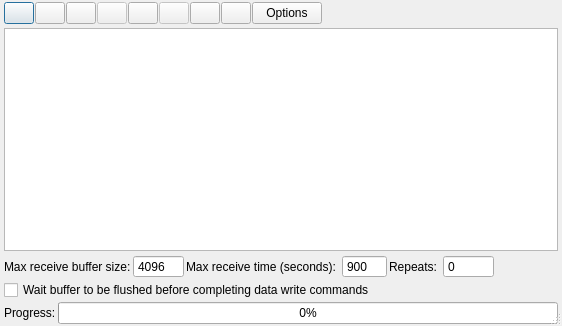
<?xml version="1.0" encoding="UTF-8"?>
<ui version="4.0">
 <class>UwxScripting</class>
 <widget class="QDialog" name="UwxScripting">
  <property name="geometry">
   <rect>
    <x>0</x>
    <y>0</y>
    <width>562</width>
    <height>326</height>
   </rect>
  </property>
  <property name="sizePolicy">
   <sizepolicy hsizetype="Minimum" vsizetype="Minimum">
    <horstretch>0</horstretch>
    <verstretch>0</verstretch>
   </sizepolicy>
  </property>
  <property name="windowTitle">
   <string>Scripting</string>
  </property>
  <property name="sizeGripEnabled">
   <bool>true</bool>
  </property>
  <layout class="QVBoxLayout" name="verticalLayout">
   <property name="spacing">
    <number>2</number>
   </property>
   <property name="leftMargin">
    <number>4</number>
   </property>
   <property name="topMargin">
    <number>2</number>
   </property>
   <property name="rightMargin">
    <number>4</number>
   </property>
   <property name="bottomMargin">
    <number>2</number>
   </property>
   <item>
    <widget class="QWidget" name="centralwidget" native="true">
     <layout class="QVBoxLayout" name="verticalLayout_2">
      <property name="spacing">
       <number>4</number>
      </property>
      <property name="leftMargin">
       <number>0</number>
      </property>
      <property name="topMargin">
       <number>0</number>
      </property>
      <property name="rightMargin">
       <number>0</number>
      </property>
      <property name="bottomMargin">
       <number>2</number>
      </property>
      <item>
       <layout class="QHBoxLayout" name="horizontalLayout">
        <property name="spacing">
         <number>1</number>
        </property>
        <item>
         <widget class="QPushButton" name="btn_Load">
          <property name="maximumSize">
           <size>
            <width>30</width>
            <height>16777215</height>
           </size>
          </property>
          <property name="toolTip">
           <string>Load script</string>
          </property>
          <property name="statusTip">
           <string/>
          </property>
          <property name="whatsThis">
           <string/>
          </property>
          <property name="accessibleDescription">
           <string/>
          </property>
          <property name="text">
           <string/>
          </property>
         </widget>
        </item>
        <item>
         <widget class="QPushButton" name="btn_Save">
          <property name="maximumSize">
           <size>
            <width>30</width>
            <height>16777215</height>
           </size>
          </property>
          <property name="toolTip">
           <string>Save script</string>
          </property>
          <property name="statusTip">
           <string/>
          </property>
          <property name="text">
           <string/>
          </property>
         </widget>
        </item>
        <item>
         <widget class="QPushButton" name="btn_Compile">
          <property name="maximumSize">
           <size>
            <width>30</width>
            <height>16777215</height>
           </size>
          </property>
          <property name="toolTip">
           <string>Compile script to check for errors</string>
          </property>
          <property name="text">
           <string/>
          </property>
         </widget>
        </item>
        <item>
         <widget class="QPushButton" name="btn_Run">
          <property name="enabled">
           <bool>false</bool>
          </property>
          <property name="maximumSize">
           <size>
            <width>30</width>
            <height>16777215</height>
           </size>
          </property>
          <property name="toolTip">
           <string>Run script</string>
          </property>
          <property name="text">
           <string/>
          </property>
         </widget>
        </item>
        <item>
         <widget class="QPushButton" name="btn_Pause">
          <property name="enabled">
           <bool>true</bool>
          </property>
          <property name="maximumSize">
           <size>
            <width>30</width>
            <height>16777215</height>
           </size>
          </property>
          <property name="toolTip">
           <string>Pause execution</string>
          </property>
          <property name="text">
           <string/>
          </property>
          <property name="checkable">
           <bool>true</bool>
          </property>
         </widget>
        </item>
        <item>
         <widget class="QPushButton" name="btn_Stop">
          <property name="enabled">
           <bool>false</bool>
          </property>
          <property name="maximumSize">
           <size>
            <width>30</width>
            <height>16777215</height>
           </size>
          </property>
          <property name="toolTip">
           <string>Stop execution</string>
          </property>
          <property name="text">
           <string/>
          </property>
         </widget>
        </item>
        <item>
         <widget class="QPushButton" name="btn_Clear">
          <property name="enabled">
           <bool>true</bool>
          </property>
          <property name="maximumSize">
           <size>
            <width>30</width>
            <height>16777215</height>
           </size>
          </property>
          <property name="toolTip">
           <string>Clear editor</string>
          </property>
          <property name="text">
           <string/>
          </property>
          <property name="checkable">
           <bool>false</bool>
          </property>
         </widget>
        </item>
        <item>
         <widget class="QPushButton" name="btn_Help">
          <property name="maximumSize">
           <size>
            <width>30</width>
            <height>16777215</height>
           </size>
          </property>
          <property name="toolTip">
           <string>Help</string>
          </property>
          <property name="text">
           <string/>
          </property>
         </widget>
        </item>
        <item>
         <widget class="QPushButton" name="btn_Options">
          <property name="minimumSize">
           <size>
            <width>60</width>
            <height>0</height>
           </size>
          </property>
          <property name="maximumSize">
           <size>
            <width>70</width>
            <height>16777215</height>
           </size>
          </property>
          <property name="text">
           <string>Options</string>
          </property>
         </widget>
        </item>
        <item>
         <spacer name="horizontalSpacer">
          <property name="orientation">
           <enum>Qt::Horizontal</enum>
          </property>
          <property name="sizeHint" stdset="0">
           <size>
            <width>40</width>
            <height>20</height>
           </size>
          </property>
         </spacer>
        </item>
       </layout>
      </item>
      <item>
       <widget class="LrdCodeEditor" name="edit_Script"/>
      </item>
     </layout>
    </widget>
   </item>
   <item>
    <layout class="QHBoxLayout" name="horizontalLayout_3">
     <property name="spacing">
      <number>2</number>
     </property>
     <property name="topMargin">
      <number>0</number>
     </property>
     <item>
      <widget class="QLabel" name="label_MaxRecBufSize">
       <property name="toolTip">
        <string>This is the maximum size of the receive buffer, if the expected data is not found after this number of bytes have been received then the script will fail.</string>
       </property>
       <property name="text">
        <string>Max receive buffer size:</string>
       </property>
      </widget>
     </item>
     <item>
      <widget class="QSpinBox" name="spin_MaxRecBufSize">
       <property name="maximumSize">
        <size>
         <width>70</width>
         <height>16777215</height>
        </size>
       </property>
       <property name="toolTip">
        <string>This is the maximum size of the receive buffer, if the expected data is not found after this number of bytes have been received then the script will fail.</string>
       </property>
       <property name="buttonSymbols">
        <enum>QAbstractSpinBox::NoButtons</enum>
       </property>
       <property name="minimum">
        <number>16</number>
       </property>
       <property name="maximum">
        <number>2097152</number>
       </property>
       <property name="value">
        <number>4096</number>
       </property>
      </widget>
     </item>
     <item>
      <widget class="QLabel" name="label">
       <property name="toolTip">
        <string>This is the maximum time to wait for the recieve buffer to contain the expected data before the script fails.</string>
       </property>
       <property name="text">
        <string>Max receive time (seconds): </string>
       </property>
      </widget>
     </item>
     <item>
      <widget class="QSpinBox" name="spin_MaxRecTime">
       <property name="maximumSize">
        <size>
         <width>60</width>
         <height>16777215</height>
        </size>
       </property>
       <property name="toolTip">
        <string>This is the maximum time to wait for the recieve buffer to contain the expected data before the script fails.</string>
       </property>
       <property name="buttonSymbols">
        <enum>QAbstractSpinBox::NoButtons</enum>
       </property>
       <property name="minimum">
        <number>1</number>
       </property>
       <property name="maximum">
        <number>86400</number>
       </property>
       <property name="value">
        <number>900</number>
       </property>
      </widget>
     </item>
     <item>
      <widget class="QLabel" name="label_2">
       <property name="toolTip">
        <string>This is the maximum time to wait for the recieve buffer to contain the expected data before the script fails.</string>
       </property>
       <property name="text">
        <string>Repeats: </string>
       </property>
      </widget>
     </item>
     <item>
      <widget class="QSpinBox" name="spin_Repeats">
       <property name="maximumSize">
        <size>
         <width>60</width>
         <height>16777215</height>
        </size>
       </property>
       <property name="toolTip">
        <string>This is the number of times to repeat the script (0 will not repeat the script, -1 will infinitely repeat the script).</string>
       </property>
       <property name="buttonSymbols">
        <enum>QAbstractSpinBox::NoButtons</enum>
       </property>
       <property name="minimum">
        <number>-1</number>
       </property>
       <property name="maximum">
        <number>999999</number>
       </property>
       <property name="value">
        <number>0</number>
       </property>
      </widget>
     </item>
     <item>
      <spacer name="horizontalSpacer_2">
       <property name="orientation">
        <enum>Qt::Horizontal</enum>
       </property>
       <property name="sizeHint" stdset="0">
        <size>
         <width>40</width>
         <height>20</height>
        </size>
       </property>
      </spacer>
     </item>
    </layout>
   </item>
   <item>
    <widget class="QCheckBox" name="check_WaitForWrite">
     <property name="enabled">
      <bool>true</bool>
     </property>
     <property name="toolTip">
      <string>When checked, the current execution line will not progress until all the data has been written out from the buffer. When unchecked the next line will execute immediately without waiting for the data to be written out.</string>
     </property>
     <property name="text">
      <string>Wait buffer to be flushed before completing data write commands</string>
     </property>
     <property name="checkable">
      <bool>true</bool>
     </property>
    </widget>
   </item>
   <item>
    <layout class="QHBoxLayout" name="horizontalLayout_2">
     <property name="spacing">
      <number>2</number>
     </property>
     <property name="topMargin">
      <number>0</number>
     </property>
     <item>
      <widget class="QLabel" name="label_3">
       <property name="text">
        <string>Progress:</string>
       </property>
      </widget>
     </item>
     <item>
      <widget class="QProgressBar" name="progress_Complete">
       <property name="value">
        <number>0</number>
       </property>
      </widget>
     </item>
    </layout>
   </item>
   <item>
    <layout class="QHBoxLayout" name="StatusBarLayout">
     <property name="spacing">
      <number>2</number>
     </property>
     <property name="topMargin">
      <number>0</number>
     </property>
    </layout>
   </item>
  </layout>
 </widget>
 <customwidgets>
  <customwidget>
   <class>LrdCodeEditor</class>
   <extends>QPlainTextEdit</extends>
   <header>LrdCodeEditor.h</header>
  </customwidget>
 </customwidgets>
 <tabstops>
  <tabstop>edit_Script</tabstop>
  <tabstop>btn_Load</tabstop>
  <tabstop>btn_Save</tabstop>
  <tabstop>btn_Compile</tabstop>
  <tabstop>btn_Run</tabstop>
  <tabstop>btn_Pause</tabstop>
  <tabstop>btn_Stop</tabstop>
  <tabstop>btn_Clear</tabstop>
  <tabstop>btn_Help</tabstop>
  <tabstop>btn_Options</tabstop>
  <tabstop>spin_MaxRecBufSize</tabstop>
  <tabstop>spin_MaxRecTime</tabstop>
  <tabstop>check_WaitForWrite</tabstop>
 </tabstops>
 <resources/>
 <connections/>
</ui>
